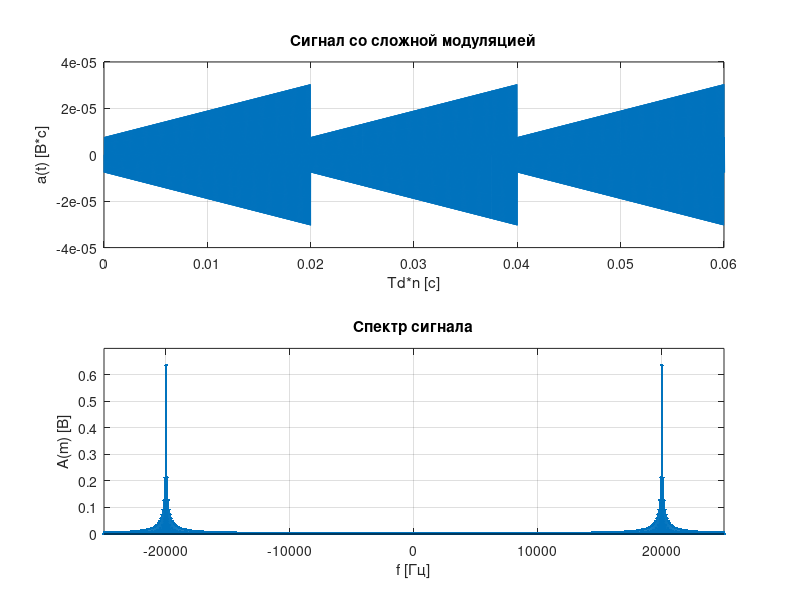
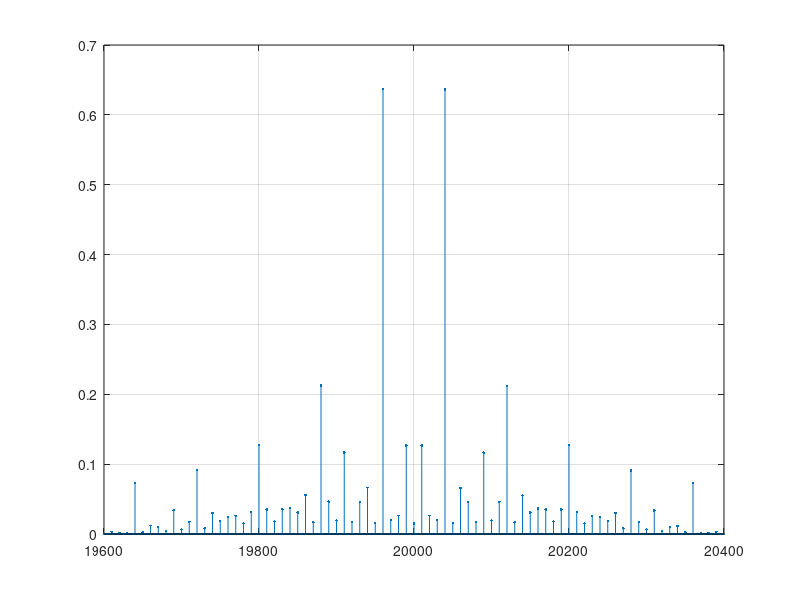

The MATLAB script that drew these images, in order:
A0 = 2;
k1 = 0.6;
k3 = pi/2;
f0 = 20*1e+3;
Fd = 1e5; %Частота дискретизации
Td = 1/Fd; %Период Дискретизации
N = 1e5; %Кол-во отсчетов сигнала
t = 0:Td:N*Td-Td; %Дискретное нормированное время
fd = 1/(N*Td); %шаг по частоте
fshift =(-N/2:N/2-1)*fd; %Дискретная частота

% Сигнал x1[n]
T1 = 20 *1e-3;
F1 = 1/T1;
x1 = sawtooth(2*pi*t*F1);

% Сигнал x2[n]
T2 = 25*1e-3;
F2 = 1/T2;
x2 = square(2*pi*t*F2);

%Сигнал со сложной модуляцией
Dif = 2 *(1 + 0.6.*x1).*cos((2*pi*f0).*t + k3 .* x2)*Td;

%Спектр сигнала
X = fft(Dif);
C = fftshift(abs(X));

figure('Name','Вариант 20','NumberTitle','off');
subplot(2,1,1);
plot(t, Dif);
xlim([0 0.06]);
title('Сигнал со сложной модуляцией');
xlabel('Td*n [c]');
ylabel('a(t) [В*c]');
grid on;

subplot(2,1,2);
stem(fshift,C,'.');
title('Спектр сигнала')
xlim([-2.5*1e4 2.5*1e4]);
ylim([0 0.7])
xlabel('f [Гц]');
ylabel('A(m) [В]');
grid on;

figure();
stem(fshift,C,'.');
xlim([1.96*1e4 2.04*1e4]);
grid on;
